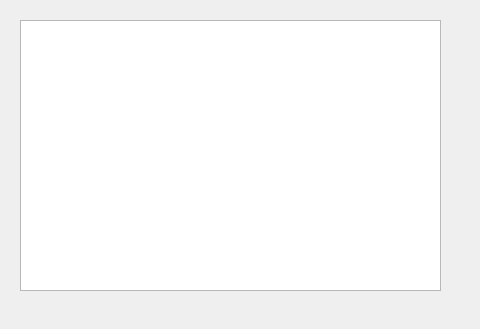
<?xml version="1.0" encoding="UTF-8"?>
<ui version="4.0">
 <class>HistoryWindow</class>
 <widget class="QWidget" name="HistoryWindow">
  <property name="geometry">
   <rect>
    <x>0</x>
    <y>0</y>
    <width>480</width>
    <height>329</height>
   </rect>
  </property>
  <property name="windowTitle">
   <string>Form</string>
  </property>
  <widget class="QTableView" name="tableView">
   <property name="geometry">
    <rect>
     <x>20</x>
     <y>20</y>
     <width>421</width>
     <height>271</height>
    </rect>
   </property>
  </widget>
 </widget>
 <resources/>
 <connections/>
</ui>
